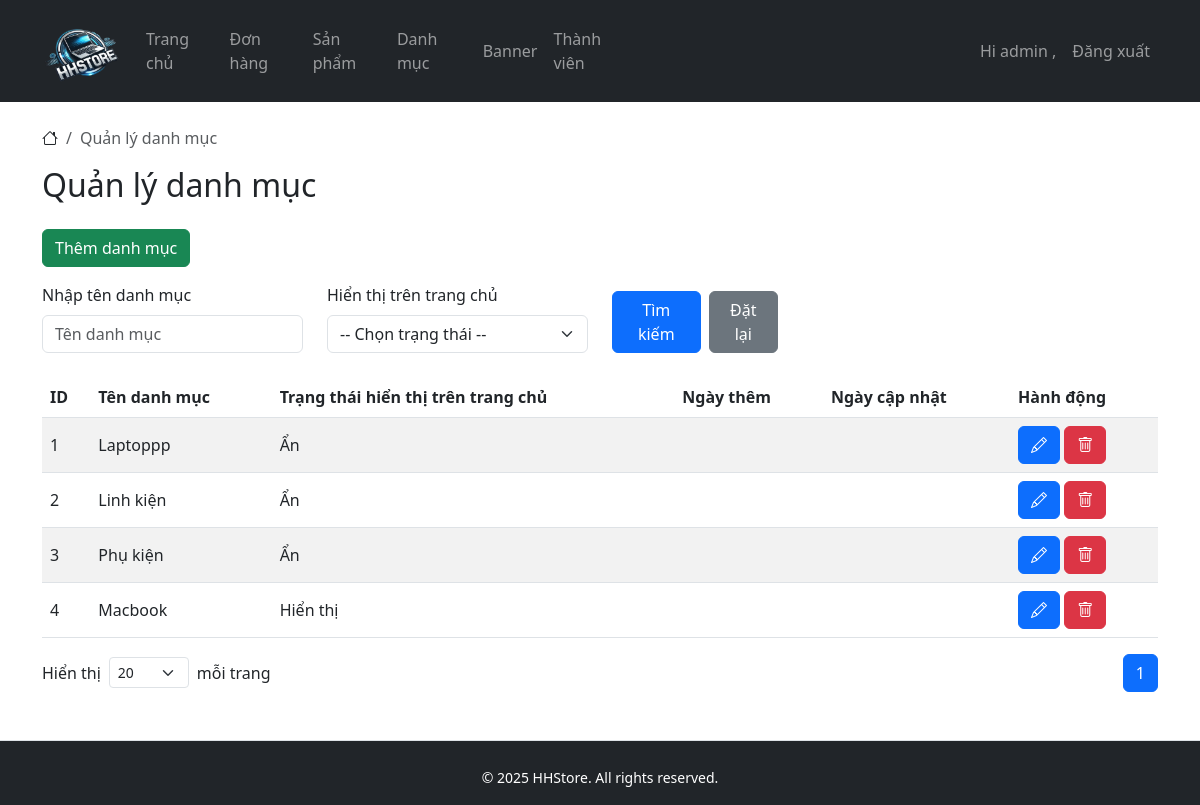
Page /public/index.php?controller=admin&action=categoryList (signed in) on the committed database.
### tables this page shows
CREATE TABLE `categories` (
                              `id` int(11) NOT NULL AUTO_INCREMENT,
                              `name` varchar(100) DEFAULT NULL,
                              `parent_id` int(11) DEFAULT 0,
                              `show_home` tinyint(4) DEFAULT 0,
                              `created_at` datetime DEFAULT NULL,
                              `updated_at` datetime DEFAULT NULL,
                              PRIMARY KEY (`id`)
);

### core/Controller.php (called while the page is built, shortened)
<?php
class Controller
{
    public function model($model)
    {
        return new $model();
    }
    public function view($view, $data = [])
    {
        require_once "../app/views/layouts/main.php";
    }
}

### app/controllers/AdminController.php (called while the page is built, shortened)
<?php
class AdminController extends Controller
{
    public function categoryList()
    {
        $categoryModel = $this->model('Category');
        $page = $_GET['page'] ?? 1;
        $perPage = $_GET['perPage'] ?? 20;
        $categories = $categoryModel->searchCategory([
            'keyword' => $_GET['keyword'] ?? '',
            'show_home' => $_GET['show_home'] ?? 0,
        ], $perPage, ($page - 1) * $perPage);
        $total = $categoryModel->countCategory([
            'keyword' => $_GET['keyword'] ?? '',
            'show_home' => $_GET['show_home'] ?? 0,
        ]);
        $this->view('admin/category_list', [
            'categories' => $categories,
            'current_page' => $page,
            'total' => $total,
            'total_pages' => ceil($total / $perPage),
        ]);
    }
}

### public/index.php (called while the page is built, shortened)
<?php
require_once '../core/Router.php';
require_once '../core/Controller.php';
require_once '../core/Model.php';
$url = isset($_GET['url']) ? $_GET['url'] : '';
$router = new Router();
$router->route($url);

### core/Model.php (called while the page is built, shortened)
<?php
class Model {
    public function __construct() {
        $pdo = new PDO("mysql:host=" . DB_HOST . ";dbname=" . DB_NAME, DB_USER, DB_PASS);
        $pdo->setAttribute(PDO::ATTR_ERRMODE, PDO::ERRMODE_EXCEPTION);
        $this->db = $pdo;
    }
}

### app/models/Category.php (called while the page is built, shortened)
<?php
class Category extends Model {
    private string $table = 'categories';
    public function searchCategory(array $params, int $limit = 20, int $offset = 0)
    {
        $query = "SELECT * FROM $this->table";
        $bindings = [];
        $query .= " LIMIT $limit OFFSET $offset";
        $stmt = $this->db->prepare($query);
        $stmt->execute($bindings);
        return $stmt->fetchAll(PDO::FETCH_ASSOC);
    }
}

### app/views/admin/category_list.php (the view, shortened to what this page needs)
<nav aria-label="breadcrumb">
    <ol class="breadcrumb">
        <li class="breadcrumb-item"><i class="bi bi-house"></i></li>
        <li class="breadcrumb-item active" aria-current="page">Quản lý danh mục</li>
    </ol>
</nav>
<h2 class="mb-4">Quản lý danh mục</h2>
<a href="?controller=admin&action=addCategory" class="btn btn-success mb-3">Thêm danh mục</a>
<form method="GET" class="row mb-4" id="formFilter">
    <div class="col-md-3">
        <label class="form-label">Nhập tên danh mục</label>
        <input type="text" name="keyword" class="form-control" placeholder="Tên danh mục" value="<?= isset($_GET['keyword']) ? htmlspecialchars($_GET['keyword']) : '' ?>">
    </div>
    <div class="col-md-3">
        <label class="form-label">Hiển thị trên trang chủ</label>
        <select name="show_home" class="form-select">
            <option value="0" <?= ($_GET['show_home'] ?? 0 == 0) ? 'selected' : '' ?>>-- Chọn trạng thái --</option>
        </select>
    </div>
    <div class="col-md-2 d-flex align-items-end">
        <button type="submit" class="btn btn-primary me-2">Tìm kiếm</button>
        <a href="?controller=admin&action=categoryList" class="btn btn-secondary">Đặt lại</a>
    </div>
</form>
<table class="table table-striped">
    <thead>
    <tr>
        <th>ID</th>
        <th>Tên danh mục</th>
        <th>Trạng thái hiển thị trên trang chủ</th>
        <th>Ngày thêm</th>
        <th>Ngày cập nhật</th>
        <th>Hành động</th>
    </tr>
    </thead>
    <tbody>
    <?php foreach($data['categories'] as $category): ?>
        <tr class="align-middle">
            <td><?= $category['id'] ?></td>
            <td><?= $category['name'] ?></td>
            <td><?= $category['show_home'] == 1 ? 'Hiển thị' : 'Ẩn' ?></td>
            <td><?= $category['created_at'] ?></td>
            <td><?= $category['updated_at'] ?></td>
            <td>
                <a href="?controller=admin&action=editCategory&id=<?= $category['id'] ?>" class="btn btn-primary">
                    <i class="bi bi-pencil"></i>
                </a>
                <button class="btn btn-danger"
                        data-bs-toggle="modal"
                        data-bs-target="#deleteModal"
                        data-delete-url="?controller=admin&action=deleteCategory"
                        data-category-id="<?= $category['id'] ?>">
                    <i class="bi bi-trash"></i>
                </button>
            </td>
        </tr>
    <?php endforeach; ?>
    </tbody>
</table>
<nav class="d-flex justify-content-between align-items-center">
    <div class="d-flex align-items-center">
        <span class="me-2">Hiển thị</span>
        <select style="width: 80px; font-size: 0.875rem;" class="form-select form-select-sm" form="formFilter" aria-label="Số lượng danh mục mỗi trang" name="per_page">
            <option value="20" <?= ($_GET['per_page'] ?? 20) == 20 ? 'selected' : '' ?>>20</option>
        </select>
        <span class="ms-2">mỗi trang</span>
    </div>
    <ul class="pagination justify-content-end mb-0">
        <?php for ($i = 1; $i <= $data['total_pages']; $i++): ?>
            <li class="page-item <?= ($i == $data['current_page']) ? 'active' : '' ?>">
                <a class="page-link" href="?controller=admin&action=categoryList&page=<?= $i ?>"><?= $i ?></a>
            </li>
        <?php endfor; ?>
    </ul>
</nav>

### public/assets/css/style.css (style rules this page uses)
html, body { height: 100%; }
body { display: flex; flex-direction: column; }

### rows in the picture
categories: id "1", name "Laptoppp", show_home "Ẩn"
categories: id "2", name "Linh kiện", show_home "Ẩn"
categories: id "3", name "Phụ kiện", show_home "Ẩn"
categories: id "4", name "Macbook", show_home "Hiển thị"

### other values in the picture
$_SESSION['user']['username'] "admin"
